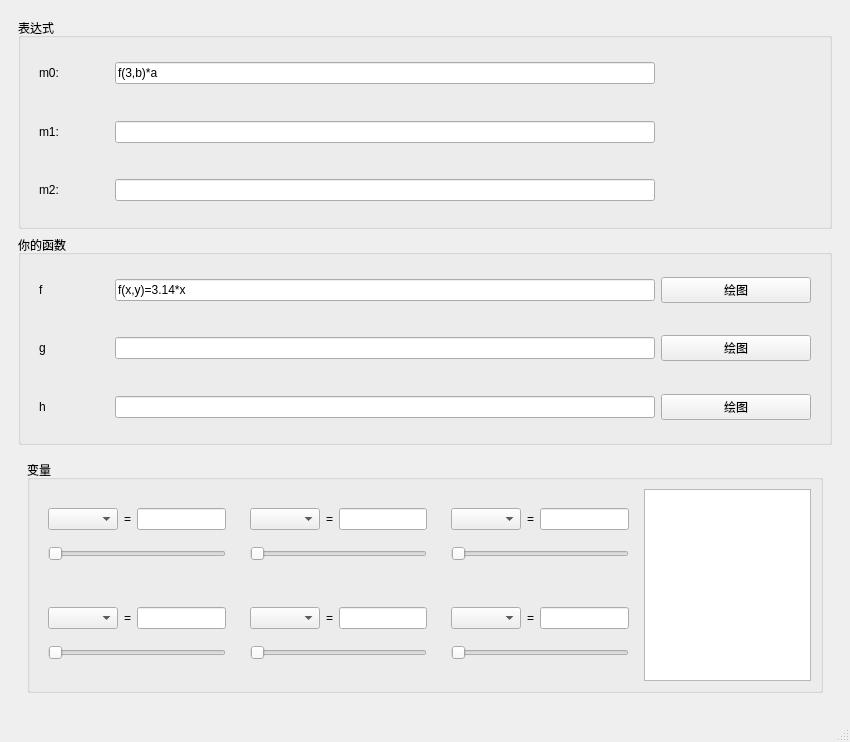
<?xml version="1.0" encoding="UTF-8"?>
<ui version="4.0">
 <class>MainWindow</class>
 <widget class="QMainWindow" name="MainWindow">
  <property name="geometry">
   <rect>
    <x>0</x>
    <y>0</y>
    <width>850</width>
    <height>742</height>
   </rect>
  </property>
  <property name="maximumSize">
   <size>
    <width>850</width>
    <height>742</height>
   </size>
  </property>
  <property name="windowTitle">
   <string>智能代数运算系统</string>
  </property>
  <property name="styleSheet">
   <string notr="true"/>
  </property>
  <widget class="QWidget" name="centralwidget">
   <layout class="QGridLayout" name="gridLayout_17">
    <item row="0" column="0">
     <widget class="QStackedWidget" name="stackedWidget">
      <property name="currentIndex">
       <number>0</number>
      </property>
      <widget class="QWidget" name="page">
       <layout class="QVBoxLayout" name="verticalLayout_3">
        <item>
         <widget class="QGroupBox" name="groupBox">
          <property name="title">
           <string>表达式</string>
          </property>
          <layout class="QVBoxLayout" name="verticalLayout_4">
           <item>
            <widget class="QWidget" name="widget_7" native="true">
             <layout class="QGridLayout" name="gridLayout_7">
              <item row="0" column="2">
               <widget class="QLabel" name="m0anslabel">
                <property name="minimumSize">
                 <size>
                  <width>150</width>
                  <height>0</height>
                 </size>
                </property>
                <property name="text">
                 <string/>
                </property>
               </widget>
              </item>
              <item row="0" column="0">
               <widget class="QLabel" name="m0label">
                <property name="minimumSize">
                 <size>
                  <width>70</width>
                  <height>0</height>
                 </size>
                </property>
                <property name="text">
                 <string>m0:</string>
                </property>
               </widget>
              </item>
              <item row="0" column="1">
               <widget class="QLineEdit" name="m0edit">
                <property name="text">
                 <string>f(3,b)*a</string>
                </property>
               </widget>
              </item>
             </layout>
            </widget>
           </item>
           <item>
            <widget class="QWidget" name="widget_8" native="true">
             <layout class="QGridLayout" name="gridLayout_8">
              <item row="0" column="0">
               <widget class="QLabel" name="m1label">
                <property name="minimumSize">
                 <size>
                  <width>70</width>
                  <height>0</height>
                 </size>
                </property>
                <property name="text">
                 <string>m1:</string>
                </property>
               </widget>
              </item>
              <item row="0" column="1">
               <widget class="QLineEdit" name="m1edit">
                <property name="text">
                 <string/>
                </property>
               </widget>
              </item>
              <item row="0" column="2">
               <widget class="QLabel" name="m1anslabel">
                <property name="minimumSize">
                 <size>
                  <width>150</width>
                  <height>0</height>
                 </size>
                </property>
                <property name="text">
                 <string/>
                </property>
               </widget>
              </item>
             </layout>
            </widget>
           </item>
           <item>
            <widget class="QWidget" name="widget_9" native="true">
             <layout class="QGridLayout" name="gridLayout_9">
              <item row="0" column="0">
               <widget class="QLabel" name="m2label">
                <property name="minimumSize">
                 <size>
                  <width>70</width>
                  <height>0</height>
                 </size>
                </property>
                <property name="text">
                 <string>m2:</string>
                </property>
               </widget>
              </item>
              <item row="0" column="1">
               <widget class="QLineEdit" name="m2edit">
                <property name="text">
                 <string/>
                </property>
               </widget>
              </item>
              <item row="0" column="2">
               <widget class="QLabel" name="m2anslabel">
                <property name="minimumSize">
                 <size>
                  <width>150</width>
                  <height>0</height>
                 </size>
                </property>
                <property name="text">
                 <string/>
                </property>
               </widget>
              </item>
             </layout>
            </widget>
           </item>
          </layout>
         </widget>
        </item>
        <item>
         <widget class="QGroupBox" name="groupBox_2">
          <property name="title">
           <string>你的函数</string>
          </property>
          <layout class="QVBoxLayout" name="verticalLayout">
           <item>
            <widget class="QWidget" name="functionfwidget" native="true">
             <layout class="QGridLayout" name="gridLayout">
              <item row="0" column="1">
               <widget class="QLineEdit" name="functionfedit">
                <property name="text">
                 <string>f(x,y)=3.14*x</string>
                </property>
               </widget>
              </item>
              <item row="0" column="0">
               <widget class="QLabel" name="functionflabel">
                <property name="minimumSize">
                 <size>
                  <width>70</width>
                  <height>0</height>
                 </size>
                </property>
                <property name="text">
                 <string>f</string>
                </property>
               </widget>
              </item>
              <item row="0" column="2">
               <widget class="QPushButton" name="plotfbtn">
                <property name="minimumSize">
                 <size>
                  <width>150</width>
                  <height>0</height>
                 </size>
                </property>
                <property name="text">
                 <string>绘图</string>
                </property>
               </widget>
              </item>
             </layout>
            </widget>
           </item>
           <item>
            <widget class="QWidget" name="functiongwidget" native="true">
             <layout class="QGridLayout" name="gridLayout_4">
              <item row="0" column="0">
               <widget class="QLabel" name="functionglabel">
                <property name="minimumSize">
                 <size>
                  <width>70</width>
                  <height>0</height>
                 </size>
                </property>
                <property name="text">
                 <string>g</string>
                </property>
               </widget>
              </item>
              <item row="0" column="1">
               <widget class="QLineEdit" name="functiongedit">
                <property name="text">
                 <string/>
                </property>
               </widget>
              </item>
              <item row="0" column="2">
               <widget class="QPushButton" name="plotgbtn">
                <property name="minimumSize">
                 <size>
                  <width>150</width>
                  <height>0</height>
                 </size>
                </property>
                <property name="text">
                 <string>绘图</string>
                </property>
               </widget>
              </item>
             </layout>
            </widget>
           </item>
           <item>
            <widget class="QWidget" name="functionhwidget" native="true">
             <layout class="QGridLayout" name="gridLayout_6">
              <item row="0" column="0">
               <widget class="QLabel" name="functionhlabel">
                <property name="minimumSize">
                 <size>
                  <width>70</width>
                  <height>0</height>
                 </size>
                </property>
                <property name="text">
                 <string>h</string>
                </property>
               </widget>
              </item>
              <item row="0" column="1">
               <widget class="QLineEdit" name="functionhedit">
                <property name="text">
                 <string/>
                </property>
               </widget>
              </item>
              <item row="0" column="2">
               <widget class="QPushButton" name="plothbtn">
                <property name="minimumSize">
                 <size>
                  <width>150</width>
                  <height>0</height>
                 </size>
                </property>
                <property name="text">
                 <string>绘图</string>
                </property>
               </widget>
              </item>
             </layout>
            </widget>
           </item>
          </layout>
         </widget>
        </item>
        <item>
         <widget class="QWidget" name="variableeditwidget" native="true">
          <layout class="QGridLayout" name="gridLayout_14">
           <item row="0" column="1">
            <widget class="QGroupBox" name="groupBox_3">
             <property name="title">
              <string>变量</string>
             </property>
             <layout class="QGridLayout" name="gridLayout_10">
              <item row="0" column="0">
               <widget class="QWidget" name="aeditwidget" native="true">
                <layout class="QGridLayout" name="gridLayout_5">
                 <item row="0" column="1">
                  <widget class="QLabel" name="aelabel">
                   <property name="text">
                    <string>=</string>
                   </property>
                  </widget>
                 </item>
                 <item row="0" column="2">
                  <widget class="QLineEdit" name="varedit1">
                   <property name="text">
                    <string/>
                   </property>
                  </widget>
                 </item>
                 <item row="1" column="0" colspan="3">
                  <widget class="QSlider" name="varslider1">
                   <property name="orientation">
                    <enum>Qt::Horizontal</enum>
                   </property>
                  </widget>
                 </item>
                 <item row="0" column="0">
                  <widget class="QComboBox" name="varcomboBox1">
                   <property name="minimumSize">
                    <size>
                     <width>70</width>
                     <height>0</height>
                    </size>
                   </property>
                   <property name="maximumSize">
                    <size>
                     <width>70</width>
                     <height>16777215</height>
                    </size>
                   </property>
                  </widget>
                 </item>
                </layout>
               </widget>
              </item>
              <item row="0" column="1">
               <widget class="QWidget" name="beditwidget" native="true">
                <layout class="QGridLayout" name="gridLayout_2">
                 <item row="0" column="0">
                  <widget class="QComboBox" name="varcomboBox2">
                   <property name="minimumSize">
                    <size>
                     <width>70</width>
                     <height>0</height>
                    </size>
                   </property>
                   <property name="maximumSize">
                    <size>
                     <width>70</width>
                     <height>16777215</height>
                    </size>
                   </property>
                   <property name="sizeIncrement">
                    <size>
                     <width>100</width>
                     <height>0</height>
                    </size>
                   </property>
                  </widget>
                 </item>
                 <item row="0" column="1">
                  <widget class="QLabel" name="belabel">
                   <property name="text">
                    <string>=</string>
                   </property>
                  </widget>
                 </item>
                 <item row="0" column="2">
                  <widget class="QLineEdit" name="varedit2"/>
                 </item>
                 <item row="1" column="0" colspan="3">
                  <widget class="QSlider" name="varslider2">
                   <property name="orientation">
                    <enum>Qt::Horizontal</enum>
                   </property>
                  </widget>
                 </item>
                </layout>
               </widget>
              </item>
              <item row="0" column="2">
               <widget class="QWidget" name="ceditwidget" native="true">
                <layout class="QGridLayout" name="gridLayout_3">
                 <item row="0" column="0">
                  <widget class="QComboBox" name="varcomboBox3">
                   <property name="minimumSize">
                    <size>
                     <width>70</width>
                     <height>0</height>
                    </size>
                   </property>
                   <property name="maximumSize">
                    <size>
                     <width>70</width>
                     <height>16777215</height>
                    </size>
                   </property>
                  </widget>
                 </item>
                 <item row="0" column="1">
                  <widget class="QLabel" name="belabel_2">
                   <property name="text">
                    <string>=</string>
                   </property>
                  </widget>
                 </item>
                 <item row="0" column="2">
                  <widget class="QLineEdit" name="varedit3"/>
                 </item>
                 <item row="1" column="0" colspan="3">
                  <widget class="QSlider" name="varslider3">
                   <property name="orientation">
                    <enum>Qt::Horizontal</enum>
                   </property>
                  </widget>
                 </item>
                </layout>
               </widget>
              </item>
              <item row="0" column="3" rowspan="2">
               <widget class="QTableView" name="tableView">
                <property name="minimumSize">
                 <size>
                  <width>167</width>
                  <height>0</height>
                 </size>
                </property>
                <property name="maximumSize">
                 <size>
                  <width>167</width>
                  <height>16777215</height>
                 </size>
                </property>
               </widget>
              </item>
              <item row="1" column="0">
               <widget class="QWidget" name="aeditwidget_2" native="true">
                <layout class="QGridLayout" name="gridLayout_11">
                 <item row="0" column="1">
                  <widget class="QLabel" name="aelabel_2">
                   <property name="text">
                    <string>=</string>
                   </property>
                  </widget>
                 </item>
                 <item row="0" column="2">
                  <widget class="QLineEdit" name="varedit4">
                   <property name="text">
                    <string/>
                   </property>
                  </widget>
                 </item>
                 <item row="1" column="0" colspan="3">
                  <widget class="QSlider" name="varslider4">
                   <property name="orientation">
                    <enum>Qt::Horizontal</enum>
                   </property>
                  </widget>
                 </item>
                 <item row="0" column="0">
                  <widget class="QComboBox" name="varcomboBox4">
                   <property name="minimumSize">
                    <size>
                     <width>70</width>
                     <height>0</height>
                    </size>
                   </property>
                   <property name="maximumSize">
                    <size>
                     <width>70</width>
                     <height>16777215</height>
                    </size>
                   </property>
                  </widget>
                 </item>
                </layout>
               </widget>
              </item>
              <item row="1" column="1">
               <widget class="QWidget" name="aeditwidget_3" native="true">
                <layout class="QGridLayout" name="gridLayout_12">
                 <item row="0" column="1">
                  <widget class="QLabel" name="aelabel_3">
                   <property name="text">
                    <string>=</string>
                   </property>
                  </widget>
                 </item>
                 <item row="0" column="2">
                  <widget class="QLineEdit" name="varedit5">
                   <property name="text">
                    <string/>
                   </property>
                  </widget>
                 </item>
                 <item row="1" column="0" colspan="3">
                  <widget class="QSlider" name="varslider5">
                   <property name="orientation">
                    <enum>Qt::Horizontal</enum>
                   </property>
                  </widget>
                 </item>
                 <item row="0" column="0">
                  <widget class="QComboBox" name="varcomboBox5">
                   <property name="minimumSize">
                    <size>
                     <width>70</width>
                     <height>0</height>
                    </size>
                   </property>
                   <property name="maximumSize">
                    <size>
                     <width>70</width>
                     <height>16777215</height>
                    </size>
                   </property>
                  </widget>
                 </item>
                </layout>
               </widget>
              </item>
              <item row="1" column="2">
               <widget class="QWidget" name="aeditwidget_4" native="true">
                <layout class="QGridLayout" name="gridLayout_13">
                 <item row="0" column="1">
                  <widget class="QLabel" name="aelabel_4">
                   <property name="text">
                    <string>=</string>
                   </property>
                  </widget>
                 </item>
                 <item row="0" column="2">
                  <widget class="QLineEdit" name="varedit6">
                   <property name="text">
                    <string/>
                   </property>
                  </widget>
                 </item>
                 <item row="1" column="0" colspan="3">
                  <widget class="QSlider" name="varslider6">
                   <property name="orientation">
                    <enum>Qt::Horizontal</enum>
                   </property>
                  </widget>
                 </item>
                 <item row="0" column="0">
                  <widget class="QComboBox" name="varcomboBox6">
                   <property name="minimumSize">
                    <size>
                     <width>70</width>
                     <height>0</height>
                    </size>
                   </property>
                   <property name="maximumSize">
                    <size>
                     <width>70</width>
                     <height>16777215</height>
                    </size>
                   </property>
                  </widget>
                 </item>
                </layout>
               </widget>
              </item>
             </layout>
            </widget>
           </item>
          </layout>
         </widget>
        </item>
       </layout>
      </widget>
      <widget class="QWidget" name="page_2">
       <layout class="QGridLayout" name="gridLayout_15">
        <item row="0" column="0">
         <widget class="QWidget" name="page2widget" native="true">
          <layout class="QGridLayout" name="gridLayout_16">
           <item row="0" column="0">
            <widget class="QWidget" name="page2functionbar" native="true">
             <property name="maximumSize">
              <size>
               <width>16777215</width>
               <height>70</height>
              </size>
             </property>
             <layout class="QGridLayout" name="gridLayout_19">
              <item row="0" column="0">
               <widget class="QWidget" name="functionfwidget_2" native="true">
                <layout class="QHBoxLayout" name="horizontalLayout">
                 <item>
                  <widget class="QPushButton" name="returntopage1btn">
                   <property name="minimumSize">
                    <size>
                     <width>93</width>
                     <height>0</height>
                    </size>
                   </property>
                   <property name="text">
                    <string>return</string>
                   </property>
                  </widget>
                 </item>
                 <item>
                  <spacer name="horizontalSpacer">
                   <property name="orientation">
                    <enum>Qt::Horizontal</enum>
                   </property>
                   <property name="sizeHint" stdset="0">
                    <size>
                     <width>31</width>
                     <height>23</height>
                    </size>
                   </property>
                  </spacer>
                 </item>
                 <item>
                  <widget class="QComboBox" name="selectfunction">
                   <property name="minimumSize">
                    <size>
                     <width>93</width>
                     <height>0</height>
                    </size>
                   </property>
                   <item>
                    <property name="text">
                     <string>new</string>
                    </property>
                   </item>
                   <item>
                    <property name="text">
                     <string>f</string>
                    </property>
                   </item>
                   <item>
                    <property name="text">
                     <string>g</string>
                    </property>
                   </item>
                   <item>
                    <property name="text">
                     <string>h</string>
                    </property>
                   </item>
                  </widget>
                 </item>
                 <item>
                  <widget class="QLineEdit" name="functioneditpage2">
                   <property name="minimumSize">
                    <size>
                     <width>500</width>
                     <height>0</height>
                    </size>
                   </property>
                   <property name="text">
                    <string/>
                   </property>
                  </widget>
                 </item>
                </layout>
               </widget>
              </item>
             </layout>
            </widget>
           </item>
           <item row="1" column="0">
            <widget class="QWidget" name="page2mainwidget" native="true">
             <property name="maximumSize">
              <size>
               <width>16777215</width>
               <height>660</height>
              </size>
             </property>
            </widget>
           </item>
          </layout>
         </widget>
        </item>
       </layout>
      </widget>
     </widget>
    </item>
   </layout>
  </widget>
  <widget class="QMenuBar" name="menubar">
   <property name="geometry">
    <rect>
     <x>0</x>
     <y>0</y>
     <width>850</width>
     <height>26</height>
    </rect>
   </property>
  </widget>
  <widget class="QStatusBar" name="statusbar"/>
 </widget>
 <resources/>
 <connections/>
</ui>
